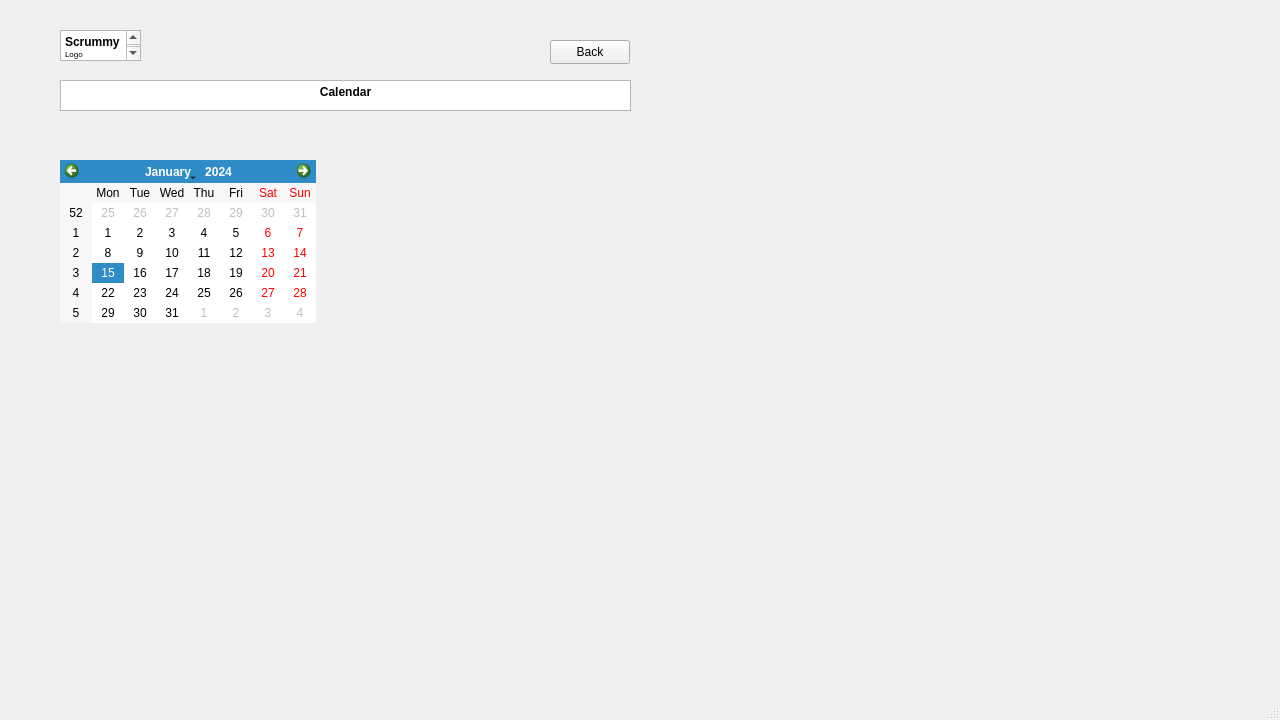
<?xml version="1.0" encoding="UTF-8"?>
<ui version="4.0">
 <class>Calendar</class>
 <widget class="QMainWindow" name="Calendar">
  <property name="geometry">
   <rect>
    <x>0</x>
    <y>0</y>
    <width>1280</width>
    <height>720</height>
   </rect>
  </property>
  <property name="minimumSize">
   <size>
    <width>1280</width>
    <height>720</height>
   </size>
  </property>
  <property name="windowTitle">
   <string>MainWindow</string>
  </property>
  <widget class="QWidget" name="centralwidget">
   <widget class="QTextBrowser" name="textBrowser_2">
    <property name="geometry">
     <rect>
      <x>60</x>
      <y>30</y>
      <width>81</width>
      <height>31</height>
     </rect>
    </property>
    <property name="html">
     <string>&lt;!DOCTYPE HTML PUBLIC &quot;-//W3C//DTD HTML 4.0//EN&quot; &quot;http://www.w3.org/TR/REC-html40/strict.dtd&quot;&gt;
&lt;html&gt;&lt;head&gt;&lt;meta name=&quot;qrichtext&quot; content=&quot;1&quot; /&gt;&lt;meta charset=&quot;utf-8&quot; /&gt;&lt;style type=&quot;text/css&quot;&gt;
p, li { white-space: pre-wrap; }
hr { height: 1px; border-width: 0; }
li.unchecked::marker { content: &quot;\2610&quot;; }
li.checked::marker { content: &quot;\2612&quot;; }
&lt;/style&gt;&lt;/head&gt;&lt;body style=&quot; font-family:'Segoe UI'; font-size:9pt; font-weight:400; font-style:normal;&quot;&gt;
&lt;p style=&quot; margin-top:0px; margin-bottom:0px; margin-left:0px; margin-right:0px; -qt-block-indent:0; text-indent:0px;&quot;&gt;&lt;span style=&quot; font-weight:700;&quot;&gt;Scrummy&lt;/span&gt;&lt;/p&gt;
&lt;p style=&quot; margin-top:0px; margin-bottom:0px; margin-left:0px; margin-right:0px; -qt-block-indent:0; text-indent:0px;&quot;&gt;&lt;span style=&quot; font-size:6pt;&quot;&gt;Logo&lt;/span&gt;&lt;/p&gt;&lt;/body&gt;&lt;/html&gt;</string>
    </property>
   </widget>
   <widget class="QTextBrowser" name="textBrowser">
    <property name="geometry">
     <rect>
      <x>60</x>
      <y>80</y>
      <width>571</width>
      <height>31</height>
     </rect>
    </property>
    <property name="html">
     <string>&lt;!DOCTYPE HTML PUBLIC &quot;-//W3C//DTD HTML 4.0//EN&quot; &quot;http://www.w3.org/TR/REC-html40/strict.dtd&quot;&gt;
&lt;html&gt;&lt;head&gt;&lt;meta name=&quot;qrichtext&quot; content=&quot;1&quot; /&gt;&lt;meta charset=&quot;utf-8&quot; /&gt;&lt;style type=&quot;text/css&quot;&gt;
p, li { white-space: pre-wrap; }
hr { height: 1px; border-width: 0; }
li.unchecked::marker { content: &quot;\2610&quot;; }
li.checked::marker { content: &quot;\2612&quot;; }
&lt;/style&gt;&lt;/head&gt;&lt;body style=&quot; font-family:'Segoe UI'; font-size:9pt; font-weight:400; font-style:normal;&quot;&gt;
&lt;p align=&quot;center&quot; style=&quot; margin-top:0px; margin-bottom:0px; margin-left:0px; margin-right:0px; -qt-block-indent:0; text-indent:0px;&quot;&gt;&lt;span style=&quot; font-weight:700;&quot;&gt;Calendar&lt;/span&gt;&lt;/p&gt;&lt;/body&gt;&lt;/html&gt;</string>
    </property>
   </widget>
   <widget class="QCalendarWidget" name="calendarWidget">
    <property name="geometry">
     <rect>
      <x>60</x>
      <y>160</y>
      <width>256</width>
      <height>163</height>
     </rect>
    </property>
   </widget>
   <widget class="QPushButton" name="pushButton">
    <property name="geometry">
     <rect>
      <x>550</x>
      <y>40</y>
      <width>80</width>
      <height>24</height>
     </rect>
    </property>
    <property name="text">
     <string>Back</string>
    </property>
   </widget>
  </widget>
  <widget class="QMenuBar" name="menubar">
   <property name="geometry">
    <rect>
     <x>0</x>
     <y>0</y>
     <width>1280</width>
     <height>21</height>
    </rect>
   </property>
  </widget>
  <widget class="QStatusBar" name="statusbar"/>
 </widget>
 <resources/>
 <connections/>
</ui>
